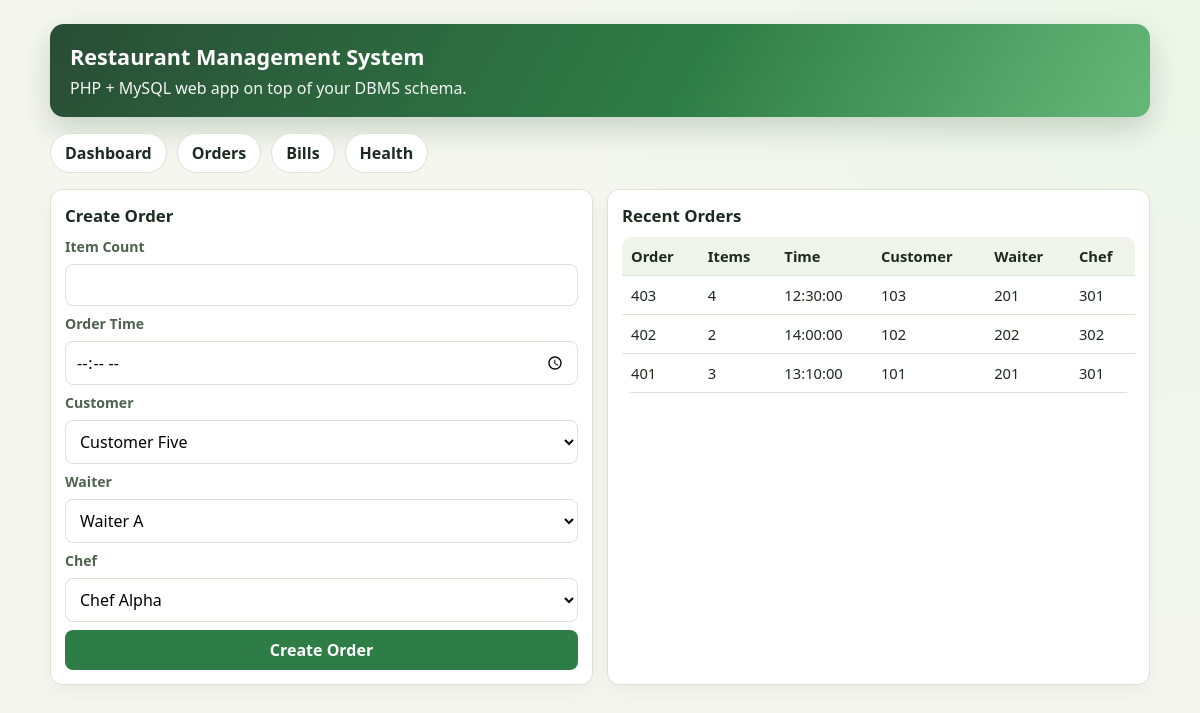
Page /index.php?page=orders on the committed database.
### tables this page shows
CREATE TABLE orders (
    order_no INT AUTO_INCREMENT PRIMARY KEY,
    item_count INT NOT NULL,
    order_time TIME NOT NULL,
    customer_id INT NOT NULL,
    waiter_id INT NOT NULL,
    chef_id INT NOT NULL,
    created_at TIMESTAMP NOT NULL DEFAULT CURRENT_TIMESTAMP,
    updated_at TIMESTAMP NOT NULL DEFAULT CURRENT_TIMESTAMP ON UPDATE CURRENT_TIMESTAMP,
    CONSTRAINT chk_orders_item_count CHECK (item_count > 0),
    CONSTRAINT fk_orders_customer
        FOREIGN KEY (customer_id) REFERENCES customer (customer_id)
        ON UPDATE CASCADE
        ON DELETE RESTRICT,
    CONSTRAINT fk_orders_waiter
        FOREIGN KEY (waiter_id) REFERENCES waiter (waiter_id)
        ON UPDATE CASCADE
        ON DELETE RESTRICT,
    CONSTRAINT fk_orders_chef
        FOREIGN KEY (chef_id) REFERENCES chef (chef_id)
        ON UPDATE CASCADE
        ON DELETE RESTRICT
);

### public/index.php (called while the page is built, shortened)
<?php
require_once __DIR__ . '/../src/includes/helpers.php';
$page = $_GET['page'] ?? 'dashboard';
require __DIR__ . '/../src/includes/header.php';
require __DIR__ . '/../src/pages/' . $page . '.php';
require __DIR__ . '/../src/includes/footer.php';

### src/includes/helpers.php (called while the page is built, shortened)
<?php
function h(?string $value): string
{
    return htmlspecialchars((string) $value, ENT_QUOTES, 'UTF-8');
}

### src/pages/orders.php (the view, shortened to what this page needs)
<?php
$pdo = db();
$customers = $pdo->query('SELECT customer_id, customer_name FROM customer ORDER BY customer_name')->fetchAll();
$waiters = $pdo->query('SELECT waiter_id, waiter_name FROM waiter ORDER BY waiter_name')->fetchAll();
$chefs = $pdo->query('SELECT chef_id, chef_name FROM chef ORDER BY chef_name')->fetchAll();
$orders = $pdo->query('SELECT order_no, item_count, order_time, customer_id, waiter_id, chef_id FROM orders ORDER BY order_no DESC LIMIT 20')->fetchAll();
?>
<section class="grid">
    <article class="card">
        <h2>Create Order</h2>
        <form method="post" action="../src/actions/create_order.php">
            <label>Item Count</label>
            <input type="number" name="item_count" min="1" required>
            <label>Order Time</label>
            <input type="time" name="order_time" required>
            <label>Customer</label>
            <select name="customer_id" required>
                <?php foreach ($customers as $customer): ?>
                    <option value="<?= h((string) $customer['customer_id']) ?>"><?= h($customer['customer_name']) ?></option>
                <?php endforeach; ?>
            </select>
            <label>Waiter</label>
            <select name="waiter_id" required>
                <?php foreach ($waiters as $waiter): ?>
                    <option value="<?= h((string) $waiter['waiter_id']) ?>"><?= h($waiter['waiter_name']) ?></option>
                <?php endforeach; ?>
            </select>
            <label>Chef</label>
            <select name="chef_id" required>
                <?php foreach ($chefs as $chef): ?>
                    <option value="<?= h((string) $chef['chef_id']) ?>"><?= h($chef['chef_name']) ?></option>
                <?php endforeach; ?>
            </select>
            <button type="submit">Create Order</button>
        </form>
    </article>
    <article class="card">
        <h2>Recent Orders</h2>
        <table>
            <thead>
            <tr>
                <th>Order</th>
                <th>Items</th>
                <th>Time</th>
                <th>Customer</th>
                <th>Waiter</th>
                <th>Chef</th>
            </tr>
            </thead>
            <tbody>
            <?php foreach ($orders as $order): ?>
                <tr>
                    <td><?= h((string) $order['order_no']) ?></td>
                    <td><?= h((string) $order['item_count']) ?></td>
                    <td><?= h($order['order_time']) ?></td>
                    <td><?= h((string) $order['customer_id']) ?></td>
                    <td><?= h((string) $order['waiter_id']) ?></td>
                    <td><?= h((string) $order['chef_id']) ?></td>
                </tr>
            <?php endforeach; ?>
            </tbody>
        </table>
    </article>
</section>

### src/includes/header.php (shortened to what this page needs)
<!doctype html>
<html lang="en">
<head>
</head>
<body>
    <div class="wrap">
        <section class="hero">
            <h1>Restaurant Management System</h1>
            <p>PHP + MySQL web app on top of your DBMS schema.</p>
        </section>
        <nav>
            <a href="index.php">Dashboard</a>
            <a href="index.php?page=orders">Orders</a>
            <a href="index.php?page=bills">Bills</a>
            <a href="index.php?page=health">Health</a>
        </nav>

### src/includes/footer.php
    </div>
</body>
</html>

### src/includes/header.php (style rules this page uses)
:root { --bg: #f4f6ef; --surface: #ffffff; --ink: #1c2a1f; --muted: #506150; --brand: #2f7d46; --brand-2: #f0b429; --line: #dbe3d4; --danger: #b3261e; }
* { box-sizing: border-box; }
body { margin: 0; font-family: "Segoe UI", Tahoma, Geneva, Verdana, sans-serif; color: var(--ink); background: radial-gradient(circle at top right, #edf6e9, var(--bg) 45%); }
.wrap { width: min(1100px, 94vw); margin: 24px auto 48px; }
.hero { background: linear-gradient(120deg, #294d36, #2f7d46 58%, #66b879); color: #fff; padding: 18px 20px; border-radius: 14px; box-shadow: 0 12px 30px rgba(26, 70, 40, 0.2); }
.hero h1 { margin: 0; font-size: 1.35rem; }
.hero p { margin: 6px 0 0; opacity: 0.95; }
nav { margin: 16px 0; display: flex; flex-wrap: wrap; gap: 10px; }
nav a { text-decoration: none; color: var(--ink); background: #fff; border: 1px solid var(--line); border-radius: 999px; padding: 8px 14px; font-weight: 600; }
.grid { display: grid; grid-template-columns: repeat(auto-fit, minmax(280px, 1fr)); gap: 14px; }
.card { background: var(--surface); border: 1px solid var(--line); border-radius: 12px; padding: 14px; box-shadow: 0 8px 18px rgba(10, 20, 10, 0.04); }
.card h2 { margin: 0 0 10px; font-size: 1.05rem; }
form { display: grid; gap: 8px; }
label { font-size: 0.88rem; color: var(--muted); font-weight: 600; }
input, select, button { font: inherit; border: 1px solid var(--line); border-radius: 8px; padding: 9px 10px; width: 100%; background: #fff; }
button { background: var(--brand); color: #fff; border: none; font-weight: 700; cursor: pointer; }
table { width: 100%; border-collapse: collapse; margin-top: 8px; background: #fff; border-radius: 10px; overflow: hidden; }
th, td { border-bottom: 1px solid var(--line); padding: 9px; text-align: left; font-size: 0.92rem; }
th { background: #f0f5ec; font-weight: 700; }

### rows in the picture
orders: order_no "403", item_count "4", order_time "12:30:00", customer "103", waiter "201", chef "301"
orders: order_no "402", item_count "2", order_time "14:00:00", customer "102", waiter "202", chef "302"
orders: order_no "401", item_count "3", order_time "13:10:00", customer "101", waiter "201", chef "301"

### other values in the picture
form field customer_id "Customer Five"
form field waiter_id "Waiter A"
form field chef_id "Chef Alpha"
